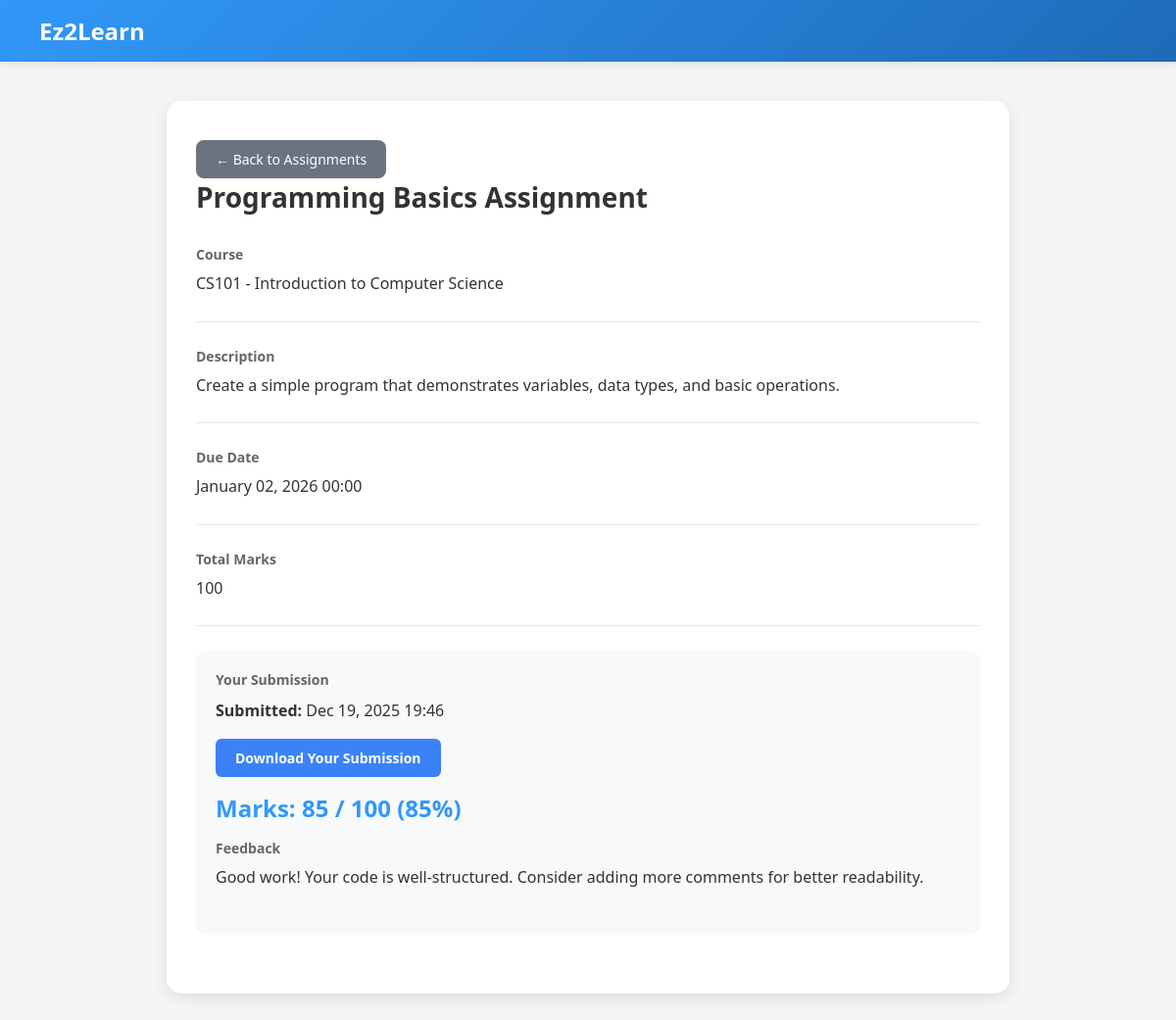
Page /student/module-assignments/view-assignment.php?assignment_id=1 (signed in) on the committed database.
### tables this page shows
CREATE TABLE assignments (
    assignment_id INT AUTO_INCREMENT PRIMARY KEY,
    course_id INT NOT NULL,
    lecturer_id INT NOT NULL,
    title VARCHAR(150) NOT NULL,
    description TEXT,
    due_date DATE,
    total_marks INT,
    FOREIGN KEY (course_id) REFERENCES courses(course_id),
    FOREIGN KEY (lecturer_id) REFERENCES users(user_id)
);

CREATE TABLE courses (
    course_id INT AUTO_INCREMENT PRIMARY KEY,
    course_code VARCHAR(20) UNIQUE NOT NULL,
    course_name VARCHAR(100) NOT NULL,
    description TEXT,
    status ENUM('open','closed') DEFAULT 'open'
);

CREATE TABLE submissions (
    submission_id INT AUTO_INCREMENT PRIMARY KEY,
    assignment_id INT NOT NULL,
    student_id INT NOT NULL,
    file_path VARCHAR(255),
    submitted_at TIMESTAMP DEFAULT CURRENT_TIMESTAMP,
    marks INT,
    feedback TEXT,
    FOREIGN KEY (assignment_id) REFERENCES assignments(assignment_id),
    FOREIGN KEY (student_id) REFERENCES users(user_id)
);

### student/module-assignments/view-assignment.php (the view, shortened to what this page needs)
<?php
$db_host = 'localhost';
$db_user = 'root';
$db_pass = '';
$db_name = 'ez2learn';
$conn = mysqli_connect($db_host, $db_user, $db_pass, $db_name);
$student_id = $_SESSION['user_id'] ?? 0;
$assignment_id = (int)($_GET['assignment_id'] ?? 0);
$assignment_query = "
    SELECT
        a.*,
        c.course_code, c.course_name,
        s.submission_id, s.file_path as submission_file, s.marks, s.feedback, s.submitted_at
    FROM assignments a
    INNER JOIN enrollments e ON a.course_id = e.course_id
    LEFT JOIN courses c ON a.course_id = c.course_id
    LEFT JOIN submissions s ON a.assignment_id = s.assignment_id AND s.student_id = ?
    WHERE a.assignment_id = ? AND e.student_id = ?
";
$stmt = mysqli_prepare($conn, $assignment_query);
mysqli_stmt_bind_param($stmt, "iii", $student_id, $assignment_id, $student_id);
mysqli_stmt_execute($stmt);
$result = mysqli_stmt_get_result($stmt);
$assignment = mysqli_fetch_assoc($result);
?>
<!DOCTYPE html>
<html lang="en">
<head>
</head>
<body>
    <div class="header">
        <div class="header-top">
            <div class="logo-text">Ez2Learn</div>
        </div>
    </div>
    <div class="container">
        <div class="page-container">
            <div class="page-header">
                <a href="index.php" class="btn-back">← Back to Assignments</a>
                <h1><?php echo htmlspecialchars($assignment['title']); ?></h1>
            </div>
            <div class="assignment-details">
                <div class="detail-section">
                    <div class="detail-label">Course</div>
                    <div class="detail-value"><?php echo htmlspecialchars($assignment['course_code'] . ' - ' . $assignment['course_name']); ?></div>
                </div>
                <?php if ($assignment['description']): ?>
                    <div class="detail-section">
                        <div class="detail-label">Description</div>
                        <div class="detail-value" style="white-space: pre-wrap;"><?php echo htmlspecialchars($assignment['description']); ?></div>
                    </div>
                <?php endif; ?>
                <div class="detail-section">
                    <div class="detail-label">Due Date</div>
                    <div class="detail-value">
                        <?php
                        if ($assignment['due_date']) {
                            $due_date = strtotime($assignment['due_date']);
                            $now = time();
                            if ($due_date < $now) {
                                echo '<span style="color: #ef4444;">' . date('F d, Y H:i', $due_date) . ' (Overdue)</span>';
                            } else {
                                echo date('F d, Y H:i', $due_date);
                            }
                        } else {
                            echo 'No due date';
                        }
                        ?>
                    </div>
                </div>
                <div class="detail-section">
                    <div class="detail-label">Total Marks</div>
                    <div class="detail-value"><?php echo $assignment['total_marks'] ?? 'N/A'; ?></div>
                </div>
                <?php if ($assignment['submission_id']): ?>
                    <div class="submission-section">
                        <div class="detail-label">Your Submission</div>
                        <div class="detail-value" style="margin-top: 10px;">
                            <strong>Submitted:</strong> <?php echo date('M d, Y H:i', strtotime($assignment['submitted_at'])); ?>
                        </div>
                        <?php if ($assignment['submission_file']): ?>
                            <a href="../../<?php echo htmlspecialchars($assignment['submission_file']); ?>" target="_blank" class="btn-action btn-download">Download Your Submission</a>
                        <?php endif; ?>
                        <?php if ($assignment['marks'] !== null): ?>
                            <div class="marks-display">
                                Marks: <?php echo $assignment['marks']; ?> / <?php echo $assignment['total_marks']; ?>
                                <?php
                                $percentage = ($assignment['marks'] / $assignment['total_marks']) * 100;
                                echo '(' . round($percentage, 1) . '%)';
                                ?>
                            </div>
                            <?php if ($assignment['feedback']): ?>
                                <div class="detail-section" style="border: none; padding: 0; margin-top: 15px;">
                                    <div class="detail-label">Feedback</div>
                                    <div class="detail-value" style="white-space: pre-wrap;"><?php echo htmlspecialchars($assignment['feedback']); ?></div>
                                </div>
                            <?php endif; ?>
                        <?php else: ?>
                            <p style="color: #666; margin-top: 10px;">Your submission is pending grading.</p>
                        <?php endif; ?>
                    </div>
                <?php else: ?>
                    <div style="margin-top: 20px;">
                        <a href="submit-assignment.php?assignment_id=<?php echo $assignment['assignment_id']; ?>" class="btn-action btn-submit">Submit Assignment</a>
                    </div>
                <?php endif; ?>
            </div>
        </div>
    </div>
</body>
</html>

### student/module-assignments/view-assignment.php (style rules this page uses)
* { margin: 0; padding: 0; box-sizing: border-box; }
body { font-family: 'Segoe UI', Tahoma, Geneva, Verdana, sans-serif; background: #f5f5f5; }
.header { background: linear-gradient(135deg, #3198F8 0%, #1e6bb8 100%); color: white; padding: 0; box-shadow: 0 2px 10px rgba(0, 0, 0, 0.1); }
.header-top { padding: 15px 40px; display: flex; justify-content: space-between; align-items: center; max-width: 1400px; margin: 0 auto; }
.logo-text { font-size: 24px; font-weight: bold; }
.container { max-width: 900px; margin: 40px auto; padding: 0 20px; }
.page-container { background: white; border-radius: 15px; padding: 30px; box-shadow: 0 4px 15px rgba(0, 0, 0, 0.1); }
.page-header { margin-bottom: 30px; }
.page-header h1 { color: #333; font-size: 28px; margin-bottom: 10px; }
.btn-back { background: #6b7280; color: white; border: none; padding: 10px 20px; border-radius: 8px; cursor: pointer; font-size: 14px; text-decoration: none; display: inline-block; margin-top: 10px; }
.assignment-details { margin-bottom: 30px; }
.detail-section { margin-bottom: 25px; padding-bottom: 25px; border-bottom: 1px solid #e5e7eb; }
.detail-section:last-child { border-bottom: none; }
.detail-label { font-weight: 600; color: #666; font-size: 14px; margin-bottom: 8px; }
.detail-value { color: #333; font-size: 16px; line-height: 1.6; }
.submission-section { background: #f8f9fa; padding: 20px; border-radius: 10px; margin-top: 20px; }
.marks-display { font-size: 24px; font-weight: bold; color: #3198F8; margin: 15px 0; }
.btn-action { padding: 10px 20px; border: none; border-radius: 6px; cursor: pointer; font-size: 14px; font-weight: 600; text-decoration: none; display: inline-block; margin-top: 15px; }
.btn-download { background: #3b82f6; color: white; }

### rows in the picture
assignments: title "Programming Basics Assignment", course.course_name "CS101 - Introduction to Computer Science", description "Create a simple program that demonstrates variables, data types, and basic operations.", due_date "January 02, 2026 00:00", total_marks "100", submissions.submitted_at "Dec 19, 2025 19:46", submissions.marks "85", submissions.feedback "Good work! Your code is well-structured. Consider adding more comments for better readability."
